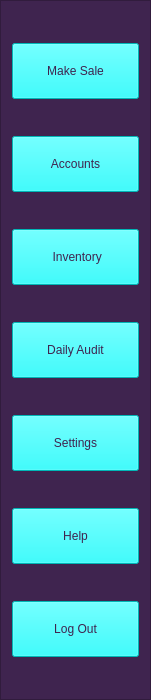
   <widget class="QFrame" name="left_frame">
    <property name="geometry">
     <rect>
      <x>0</x>
      <y>0</y>
      <width>151</width>
      <height>700</height>
     </rect>
    </property>
    <property name="styleSheet">
     <string notr="true">QFrame {
background-color:rgb(63, 36, 79);
}
QPushButton{
padding: 20px 10px;
boarder: none;
boarder-radius: 10px;
background-color: #000;
color: #fff;
}
QPushButton:hover{
background-color:rgb(0,92,157);
}</string>
    </property>
    <property name="frameShape">
     <enum>QFrame::StyledPanel</enum>
    </property>
    <property name="frameShadow">
     <enum>QFrame::Raised</enum>
    </property>
    <layout class="QVBoxLayout" name="verticalLayout">
     <item>
      <widget class="QPushButton" name="homeButton">
       <property name="styleSheet">
        <string notr="true">background-color: rgb(0, 255, 255);
font: 87 8pt &quot;Segoe UI Black&quot;;
color: rgb(63, 36, 79)</string>
       </property>
       <property name="text">
        <string>Make Sale</string>
       </property>
       <property name="iconSize">
        <size>
         <width>20</width>
         <height>20</height>
        </size>
       </property>
      </widget>
     </item>
     <item>
      <widget class="QPushButton" name="accountButton">
       <property name="styleSheet">
        <string notr="true">background-color: rgb(0, 255, 255);
font: 87 8pt &quot;Segoe UI Black&quot;;
color: rgb(63, 36, 79);</string>
       </property>
       <property name="text">
        <string>Accounts</string>
       </property>
      </widget>
     </item>
     <item>
      <widget class="QPushButton" name="inventoryButton">
       <property name="styleSheet">
        <string notr="true">background-color: rgb(0, 255, 255);
font: 87 8pt &quot;Segoe UI Black&quot;;
color: rgb(63, 36, 79)</string>
       </property>
       <property name="text">
        <string> Inventory</string>
       </property>
      </widget>
     </item>
     <item>
      <widget class="QPushButton" name="auditButton">
       <property name="styleSheet">
        <string notr="true">background-color: rgb(0, 255, 255);
font: 87 8pt &quot;Segoe UI Black&quot;;
color: rgb(63, 36, 79)</string>
       </property>
       <property name="text">
        <string>Daily Audit</string>
       </property>
      </widget>
     </item>
     <item>
      <widget class="QPushButton" name="settingButton">
       <property name="styleSheet">
        <string notr="true">background-color: rgb(0, 255, 255);
font: 87 8pt &quot;Segoe UI Black&quot;;
color: rgb(63, 36, 79)</string>
       </property>
       <property name="text">
        <string>Settings</string>
       </property>
      </widget>
     </item>
     <item>
      <widget class="QPushButton" name="helpButton">
       <property name="styleSheet">
        <string notr="true">background-color: rgb(0, 255, 255);
font: 87 8pt &quot;Segoe UI Black&quot;;
color: rgb(63, 36, 79)</string>
       </property>
       <property name="text">
        <string>Help</string>
       </property>
      </widget>
     </item>
     <item>
      <widget class="QPushButton" name="logOutButton">
       <property name="styleSheet">
        <string notr="true">background-color: rgb(0, 255, 255);
font: 87 8pt &quot;Segoe UI Black&quot;;
color: rgb(63, 36, 79)</string>
       </property>
       <property name="text">
        <string>Log Out</string>
       </property>
       <property name="iconSize">
        <size>
         <width>20</width>
         <height>20</height>
        </size>
       </property>
      </widget>
     </item>
    </layout>
   </widget>
